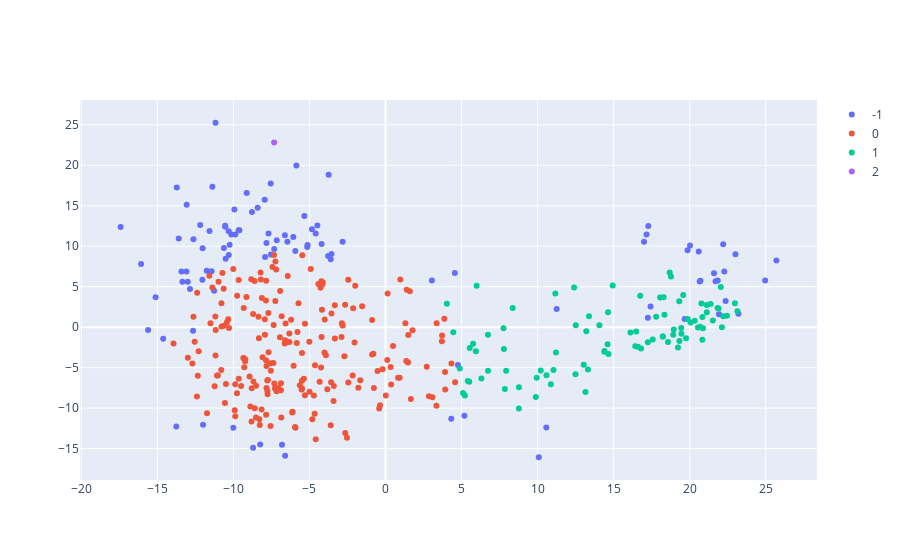

The notebook cell this image was saved under:
### Markdown cell above
### Distance profile - reference set.

Decide which obervations to use the distance to, and where, to predict `nanObs` coordinates. 

**context**: different windows might span different patterns of admixture / structure. In the case the sample carrying the missing call is admixed, distance profiles may differ considerably. there are two main concerns here:
- other admixed: we would like to reduce or remove the weight of the distances to these.
- admixture border: `nanObs` is itself admixed, resulting in significantly different distance profiles. 

Observation specific distances across are measured across trainning windows. 

The approach below proposes to tackle both concerns raised above:

    i. Variance in distance is calculated at the individual level. We seek the least variable reference points.
    Variance clusters are identified using mean shift.
    ii. Different distance profile groups identified using MeanShift. allows single cluster and excludes outliers.

The group of accessions with the smallest average std is selected as focus obs.

Reference distance profiles are selected as the largest cluster of profiles.  

#### A. Distance profiles. 


Distance profiles consist of the ordered vectors of distances `nanObs` / `every other obs` of length N-1.

Dimensionality reduction is applied and distances calculated in the resulting feature space. 

Here using `PCA` and `euclidean disances`.

### Code cell
pca2 = PCA(n_components=ncomps, whiten=False,svd_solver='randomized')
featd= pca2.fit_transform(dist_store)
bandwidth = estimate_bandwidth(featd, quantile=0.25)

ms = MeanShift(bandwidth=bandwidth, bin_seeding=False, cluster_all=False, min_bin_freq=35)
ms.fit(featd)
labelsf = ms.labels_
labelf_select = {y:[x for x in range(len(labelsf)) if labelsf[x] == y] for y in sorted(list(set(labelsf)))}


fig= [go.Scatter(
    x= featd[labelf_select[i],0],
    y= featd[labelf_select[i],1],
    mode= 'markers',
    name= str(i)
) for i in labelf_select.keys()]

layout= go.Layout()

Figure= go.Figure(data= fig, layout= layout)

iplot(Figure)

### Figure 1 — Plotly figure (JSON) as saved in the notebook; plotly's stock layout.template omitted (floating-point values rounded to 4 significant figures; data arrays with more than 128 entries replaced by an {"elided": "..."} marker saying what was removed)
{"data": [{"mode": "markers", "name": "-1", "type": "scatter", "x": [-12.04, -9.88, -8.406, 21.84, 20.65, -13.09, -13.36, 22.2, 10.57, -12.18, -3.551, -10.14, 11.25, 17.27, -5.931, 19.67, -13.59, 3.046, -9.127, -3.776, 17.42, -8.707, -7.318, -13.07, 23.0, -12.86, -10.53, 22.36, 17.25, -13.76, -13.42, -4.839, -7.548, -6.618, -11.57, 20.7, 21.69, -11.76, 22.27, 24.96, 21.92, -11.18, -12.02, 20.02, -10.55, -7.532, -10.51, -17.42, -3.739, -5.147, -10.63, -11.27, -4.202, 21.6, -5.338, -6.452, 25.7, -10.01, -4.483, 4.76, -3.6, -8.24, -9.653, -15.12, -7.944, -7.919, 17.16, -10.31, -7.151, -11.44, -7.825, -4.589, -6.6, -16.07, -11.38, -12.65, -9.608, -6.805, -9.935, -5.861, -6.065, -13.72, -10.31, -14.62, 20.59, 4.322, 19.85, 16.99, 5.186, -10.25, -11.99, 10.08, -7.695, -12.63, 23.2, -8.783, -5.13, 4.556, -13.0, -15.61, -2.824], "y": [5.861, 11.45, 14.74, 5.759, 5.65, 6.869, 5.599, 10.24, -12.4, 12.63, 9.038, 11.44, 2.241, 12.51, 9.409, 1.019, 10.95, 5.763, 16.58, 8.797, 2.563, -14.89, 9.643, 15.13, 9.014, 4.73, 12.41, 3.242, 1.167, -12.27, 6.878, 12.1, 17.75, 11.36, 11.87, 5.727, 5.672, 6.985, 6.883, 5.762, 1.596, 25.26, 9.746, 10.09, 12.53, 8.99, 8.455, 12.38, 18.85, 9.903, 9.787, 4.503, 10.28, 6.669, 13.75, 10.54, 8.235, -12.42, 12.56, -4.67, 8.389, -14.51, 11.96, 3.696, 15.74, 8.678, 11.45, 8.904, 10.74, 6.918, 10.41, 11.58, -15.89, 7.815, 17.35, -0.4548, 11.97, -14.54, 14.55, 19.97, 11.15, 17.25, 11.86, -1.417, 9.363, -11.31, 9.498, 10.56, -10.95, 10.18, -12.04, -16.07, 11.58, 10.87, 1.67, 14.21, 10.15, 6.704, 5.611, -0.3366, 10.55]}, {"mode": "markers", "name": "0", "type": "scatter", "x": {"elided": "207 float values"}, "y": {"elided": "207 float values"}}, {"mode": "markers", "name": "1", "type": "scatter", "x": [16.1, 18.92, 13.38, 4.88, 21.37, 22.11, 7.758, 20.05, 14.6, 10.21, 13.2, 10.87, 22.04, 11.17, 8.357, 18.57, 16.8, 17.79, 8.77, 5.938, 21.12, 12.39, 18.05, 11.04, 7.782, 5.411, 5.755, 22.97, 18.68, 5.509, 4.031, 19.75, 17.57, 14.93, 21.11, 20.83, 9.88, 16.42, 18.23, 14.4, 16.74, 7.846, 12.49, 16.6, 14.06, 19.87, 21.89, 22.2, 6.734, 20.87, 20.54, 4.455, 19.45, 17.24, 19.32, 18.76, 22.45, 5.987, 14.66, 6.74, 8.767, 21.83, 18.28, 16.48, 13.03, 13.15, 20.83, 14.63, 13.31, 19.31, 20.33, 18.95, 9.935, 5.536, 14.39, 10.58, 5.094, 21.52, 20.77, 18.33, 18.23, 19.57, 5.215, 12.51, 23.14, 6.3, 11.21, 19.44, 20.7, 19.22, 7.929], "y": [-0.6509, -0.9367, 1.346, -5.105, 2.858, -0.001321, -0.1275, 0.5808, -2.101, -5.355, -0.5075, -7.045, 4.949, 4.161, 2.365, -1.839, -2.628, 1.292, -7.426, -2.975, 1.843, 4.901, 3.674, -5.29, -2.705, -6.658, -2.045, 2.947, 6.764, -6.751, 2.892, -1.356, -1.535, 5.155, 2.737, 1.259, -8.625, -2.37, -1.157, -2.947, 3.888, -7.642, -5.829, -2.424, 0.235, 1.006, 2.319, 1.351, -0.9357, -0.144, -0.04899, -0.6421, -0.8191, -1.868, -1.704, 6.261, 1.424, 5.115, -3.319, -5.368, -10.04, 2.37, 3.711, -0.5354, -4.641, -7.996, -1.558, 1.844, -5.241, 3.19, 0.7873, -0.2788, -6.25, -2.582, -3.027, -5.938, -8.145, 0.8128, 2.94, 1.545, -1.153, 3.973, -8.444, 0.229, 1.963, -6.334, -3.144, -0.1045, 0.061, -2.504, -5.376]}, {"mode": "markers", "name": "2", "type": "scatter", "x": [-7.322], "y": [22.83]}], "layout": {}}
